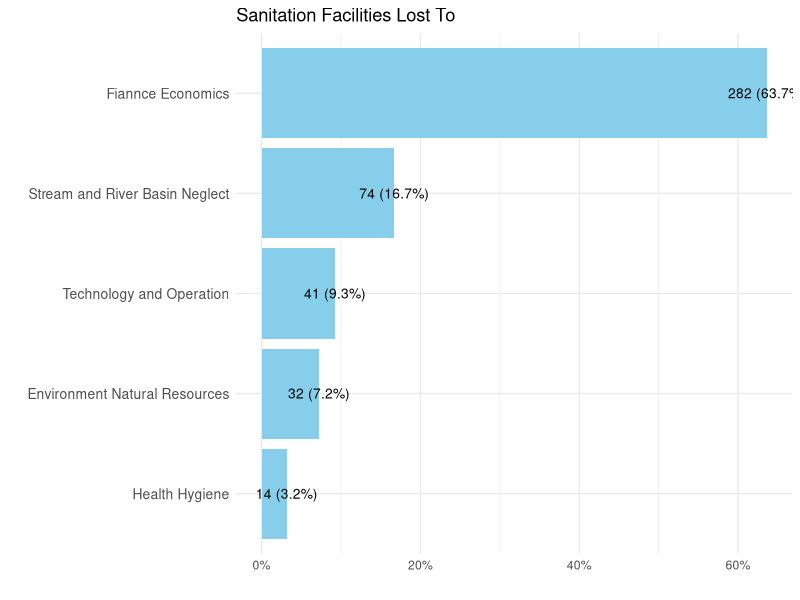
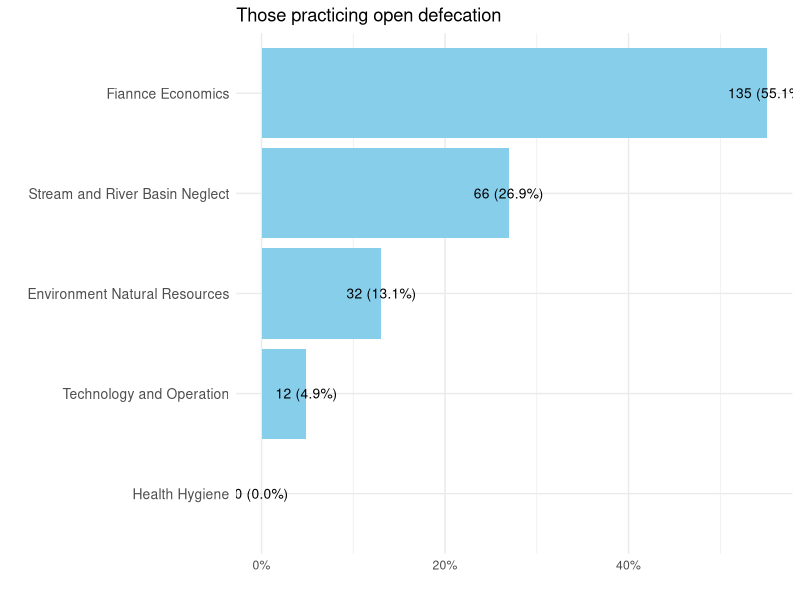

Generate these figures, in order, with R:
## ---- chunk 1
library(tidyverse)
## ---- chunk 2
sanitation <- readxl::read_excel("datasets/sanitation.xlsx")
## ---- chunk 3
sanitation |> 
  filter(!is.na(Facilities_Limited_type) & !is.na(Facilities_Limited_no)) |>
  group_by(Facilities_Limited_type) |> 
  summarize(n = sum(Facilities_Limited_no)) |>
  mutate(total = sum(n),
         percentage = n / total * 100) |>
  select(Facilities_Limited_type, n, percentage)
## ---- chunk 4
sanitation |> 
    filter(!is.na(Sanitation_basic_type) & !is.na(Sanitation_Basic_no)) |> 
  group_by(Sanitation_basic_type) |> 
  summarize(n = sum(Sanitation_Basic_no))  |>
  mutate(total = sum(n),
         percentage = n / total * 100) |>
  select(Sanitation_basic_type, n, percentage)
## ---- chunk 5
library(dplyr)
library(ggplot2)
library(tidyr)

# Data manipulation part
sanitation_summary <- sanitation |> 
  pivot_longer(cols=-c(1:9), names_to="reason", values_to="no", values_drop_na=T) |> 
  group_by(reason) |> 
  summarize(n = sum(no)) |>
  mutate(total = sum(n),
         percentage = n / total * 100) |>
  select(reason, n, percentage)

# Custom labels for the columns
custom_labels <- c(
  "1_Health_Hygiene" = "Health Hygiene",
  "2_Environment_Natural_resources" = "Environment Natural Resources",
  "3_Finance_economics" = "Fiannce Economics",
  "4_stream_river_basin_neglect" = "Stream and River Basin Neglect",
  "5_technology_operation" = "Technology and Operation"
  # Add more key-value pairs to map the old labels to the new ones
)

# Plotting part
ggplot(sanitation_summary, aes(x = reorder(reason, percentage), y = percentage)) +
  geom_bar(stat = "identity", fill = "skyblue") +
  geom_text(aes(label = sprintf("%d (%.1f%%)", n, percentage)), 
            hjust = 0.5, size = 3.5) +  # Add count and percentage labels outside the bars
  scale_y_continuous(labels = scales::percent_format(scale = 1)) +
  scale_x_discrete(labels = custom_labels) +  # Custom column labels
  labs(x = "", y = "", title = "Sanitation Facilities Lost To") +
  theme_minimal() +
  theme(axis.text.y = element_text(size = 10)) +  # Customize y-axis labels if needed
  coord_flip()  # Flip the coordinates for horizontal bars


## ---- chunk 6
sanitation |> 
  filter(Sanitation_Basic_no == 0 & Facilities_Limited_no == 0) |> 
  count()
## ---- chunk 7
open_defecation <- sanitation |> 
  filter(Sanitation_Basic_no == 0 & Facilities_Limited_no == 0) |>  pivot_longer(cols=-c(1:9), names_to="reason", values_to="no", values_drop_na=T) |> 
  group_by(reason) |> 
  summarize(n = sum(no)) |>
  mutate(total = sum(n),
         percentage = n / total * 100) |>
  select(reason, n, percentage)

# Custom labels for the columns
custom_labels <- c(
  "1_Health_Hygiene" = "Health Hygiene",
  "2_Environment_Natural_resources" = "Environment Natural Resources",
  "3_Finance_economics" = "Fiannce Economics",
  "4_stream_river_basin_neglect" = "Stream and River Basin Neglect",
  "5_technology_operation" = "Technology and Operation"
  # Add more key-value pairs to map the old labels to the new ones
)

# Plotting part
ggplot(open_defecation, aes(x = reorder(reason, percentage), y = percentage)) +
  geom_bar(stat = "identity", fill = "skyblue") +
  geom_text(aes(label = sprintf("%d (%.1f%%)", n, percentage)), 
            hjust = 0.5, size = 3.5) +  # Add count and percentage labels outside the bars
  scale_y_continuous(labels = scales::percent_format(scale = 1)) +
  scale_x_discrete(labels = custom_labels) +  # Custom column labels
  labs(x = "", y = "", title = "Those practicing open defecation") +
  theme_minimal() +
  theme(axis.text.y = element_text(size = 10)) +  # Customize y-axis labels if needed
  coord_flip()  # Flip the coordinates for horizontal bars
